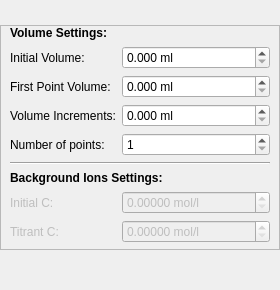
                 <widget class="QWidget" name="page">
                  <property name="sizePolicy">
                   <sizepolicy hsizetype="Maximum" vsizetype="Preferred">
                    <horstretch>0</horstretch>
                    <verstretch>0</verstretch>
                   </sizepolicy>
                  </property>
                  <layout class="QHBoxLayout" name="horizontalLayout_9">
                   <property name="leftMargin">
                    <number>0</number>
                   </property>
                   <property name="topMargin">
                    <number>0</number>
                   </property>
                   <property name="rightMargin">
                    <number>0</number>
                   </property>
                   <property name="bottomMargin">
                    <number>0</number>
                   </property>
                   <item>
                    <widget class="QWidget" name="widget_3" native="true">
                     <property name="sizePolicy">
                      <sizepolicy hsizetype="Expanding" vsizetype="Preferred">
                       <horstretch>0</horstretch>
                       <verstretch>0</verstretch>
                      </sizepolicy>
                     </property>
                     <property name="minimumSize">
                      <size>
                       <width>263</width>
                       <height>287</height>
                      </size>
                     </property>
                     <layout class="QVBoxLayout" name="verticalLayout_9">
                      <property name="leftMargin">
                       <number>0</number>
                      </property>
                      <property name="topMargin">
                       <number>25</number>
                      </property>
                      <property name="rightMargin">
                       <number>0</number>
                      </property>
                      <property name="bottomMargin">
                       <number>0</number>
                      </property>
                      <item>
                       <widget class="QFrame" name="frame">
                        <property name="sizePolicy">
                         <sizepolicy hsizetype="Minimum" vsizetype="Maximum">
                          <horstretch>0</horstretch>
                          <verstretch>0</verstretch>
                         </sizepolicy>
                        </property>
                        <property name="minimumSize">
                         <size>
                          <width>280</width>
                          <height>0</height>
                         </size>
                        </property>
                        <property name="frameShape">
                         <enum>QFrame::Shape::StyledPanel</enum>
                        </property>
                        <property name="frameShadow">
                         <enum>QFrame::Shadow::Raised</enum>
                        </property>
                        <layout class="QFormLayout" name="formLayout">
                         <property name="labelAlignment">
                          <set>Qt::AlignmentFlag::AlignLeading|Qt::AlignmentFlag::AlignLeft|Qt::AlignmentFlag::AlignVCenter</set>
                         </property>
                         <property name="topMargin">
                          <number>0</number>
                         </property>
                         <property name="bottomMargin">
                          <number>6</number>
                         </property>
                         <item row="0" column="0" colspan="2">
                          <widget class="QLabel" name="label_3">
                           <property name="text">
                            <string>&lt;html&gt;&lt;head/&gt;&lt;body&gt;&lt;p&gt;&lt;span style=&quot; font-weight:600;&quot;&gt;Volume Settings:&lt;/span&gt;&lt;/p&gt;&lt;/body&gt;&lt;/html&gt;</string>
                           </property>
                          </widget>
                         </item>
                         <item row="1" column="0">
                          <widget class="QLabel" name="v0_label">
                           <property name="text">
                            <string>Initial Volume:</string>
                           </property>
                          </widget>
                         </item>
                         <item row="1" column="1">
                          <widget class="CustomSpinBox" name="v0">
                           <property name="statusTip">
                            <string>Initial volume in the titration vessel.</string>
                           </property>
                           <property name="suffix">
                            <string> ml</string>
                           </property>
                           <property name="decimals">
                            <number>3</number>
                           </property>
                           <property name="maximum">
                            <double>900.000000000000000</double>
                           </property>
                           <property name="singleStep">
                            <double>0.050000000000000</double>
                           </property>
                          </widget>
                         </item>
                         <item row="2" column="0">
                          <widget class="QLabel" name="initv_label">
                           <property name="text">
                            <string>First Point Volume:</string>
                           </property>
                          </widget>
                         </item>
                         <item row="2" column="1">
                          <widget class="CustomSpinBox" name="initv">
                           <property name="statusTip">
                            <string>Volume in the vessel at the first titration point.</string>
                           </property>
                           <property name="suffix">
                            <string> ml</string>
                           </property>
                           <property name="decimals">
                            <number>3</number>
                           </property>
                           <property name="maximum">
                            <double>900.000000000000000</double>
                           </property>
                           <property name="singleStep">
                            <double>0.050000000000000</double>
                           </property>
                          </widget>
                         </item>
                         <item row="3" column="0">
                          <widget class="QLabel" name="vinc_label">
                           <property name="text">
                            <string>Volume Increments:</string>
                           </property>
                          </widget>
                         </item>
                         <item row="3" column="1">
                          <widget class="CustomSpinBox" name="vinc">
                           <property name="statusTip">
                            <string>Increment in volume for each titration point.</string>
                           </property>
                           <property name="suffix">
                            <string> ml</string>
                           </property>
                           <property name="decimals">
                            <number>3</number>
                           </property>
                           <property name="maximum">
                            <double>900.000000000000000</double>
                           </property>
                           <property name="singleStep">
                            <double>0.050000000000000</double>
                           </property>
                          </widget>
                         </item>
                         <item row="4" column="0">
                          <widget class="QLabel" name="nop_label">
                           <property name="text">
                            <string>Number of points:</string>
                           </property>
                          </widget>
                         </item>
                         <item row="4" column="1">
                          <widget class="CustomSpinBox" name="nop">
                           <property name="statusTip">
                            <string>Number of titration points.</string>
                           </property>
                           <property name="suffix">
                            <string/>
                           </property>
                           <property name="decimals">
                            <number>0</number>
                           </property>
                           <property name="minimum">
                            <double>1.000000000000000</double>
                           </property>
                           <property name="maximum">
                            <double>9000.000000000000000</double>
                           </property>
                           <property name="singleStep">
                            <double>1.000000000000000</double>
                           </property>
                          </widget>
                         </item>
                         <item row="5" column="0" colspan="2">
                          <widget class="Line" name="line_2">
                           <property name="orientation">
                            <enum>Qt::Orientation::Horizontal</enum>
                           </property>
                          </widget>
                         </item>
                         <item row="6" column="0" colspan="2">
                          <widget class="QLabel" name="label_4">
                           <property name="text">
                            <string>&lt;html&gt;&lt;head/&gt;&lt;body&gt;&lt;p&gt;&lt;span style=&quot; font-weight:600;&quot;&gt;Background Ions Settings:&lt;/span&gt;&lt;/p&gt;&lt;/body&gt;&lt;/html&gt;</string>
                           </property>
                          </widget>
                         </item>
                         <item row="7" column="0">
                          <widget class="QLabel" name="c0back_label">
                           <property name="enabled">
                            <bool>false</bool>
                           </property>
                           <property name="text">
                            <string>Initial C:</string>
                           </property>
                          </widget>
                         </item>
                         <item row="8" column="0">
                          <widget class="QLabel" name="ctback_label">
                           <property name="enabled">
                            <bool>false</bool>
                           </property>
                           <property name="text">
                            <string>Titrant C:</string>
                           </property>
                          </widget>
                         </item>
                         <item row="7" column="1">
                          <widget class="CustomSpinBox" name="c0back">
                           <property name="enabled">
                            <bool>false</bool>
                           </property>
                           <property name="statusTip">
                            <string>Initial concentration of background ions in titration vessel.</string>
                           </property>
                           <property name="suffix">
                            <string> mol/l</string>
                           </property>
                           <property name="decimals">
                            <number>5</number>
                           </property>
                           <property name="maximum">
                            <double>900.000000000000000</double>
                           </property>
                           <property name="singleStep">
                            <double>0.050000000000000</double>
                           </property>
                          </widget>
                         </item>
                         <item row="8" column="1">
                          <widget class="CustomSpinBox" name="ctback">
                           <property name="enabled">
                            <bool>false</bool>
                           </property>
                           <property name="statusTip">
                            <string>Concentration of background ions in the titrant.</string>
                           </property>
                           <property name="suffix">
                            <string> mol/l</string>
                           </property>
                           <property name="decimals">
                            <number>5</number>
                           </property>
                           <property name="maximum">
                            <double>900.000000000000000</double>
                           </property>
                           <property name="singleStep">
                            <double>0.050000000000000</double>
                           </property>
                          </widget>
                         </item>
                        </layout>
                       </widget>
                      </item>
                      <item>
                       <spacer name="verticalSpacer_3">
                        <property name="orientation">
                         <enum>Qt::Orientation::Vertical</enum>
                        </property>
                        <property name="sizeType">
                         <enum>QSizePolicy::Policy::Expanding</enum>
                        </property>
                        <property name="sizeHint" stdset="0">
                         <size>
                          <width>20</width>
                          <height>40</height>
                         </size>
                        </property>
                       </spacer>
                      </item>
                     </layout>
                    </widget>
                   </item>
                  </layout>
                 </widget>
